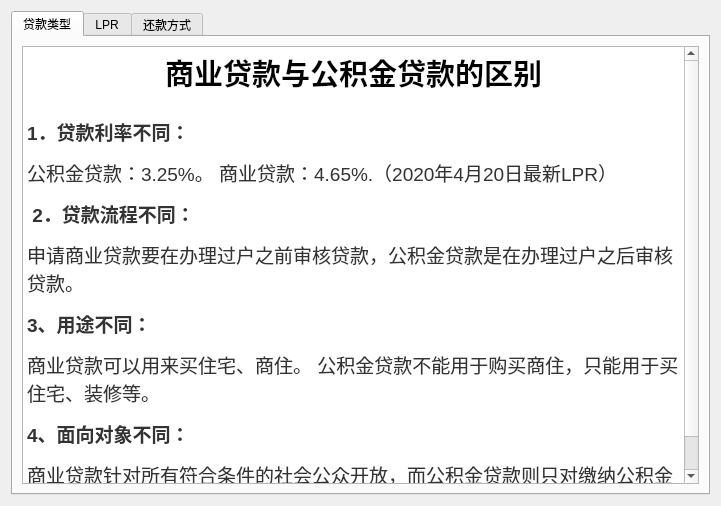
<?xml version="1.0" encoding="UTF-8"?>
<ui version="4.0">
 <class>HelpFrame</class>
 <widget class="QFrame" name="HelpFrame">
  <property name="geometry">
   <rect>
    <x>0</x>
    <y>0</y>
    <width>721</width>
    <height>506</height>
   </rect>
  </property>
  <property name="windowTitle">
   <string>Frame</string>
  </property>
  <layout class="QGridLayout" name="gridLayout">
   <item row="1" column="0">
    <widget class="QTabWidget" name="tabWidget">
     <property name="currentIndex">
      <number>0</number>
     </property>
     <property name="tabBarAutoHide">
      <bool>false</bool>
     </property>
     <widget class="QWidget" name="tab">
      <attribute name="title">
       <string>贷款类型</string>
      </attribute>
      <layout class="QGridLayout" name="gridLayout_2">
       <item row="0" column="0">
        <widget class="QTextBrowser" name="textBrowser">
         <property name="html">
          <string>&lt;!DOCTYPE HTML PUBLIC &quot;-//W3C//DTD HTML 4.0//EN&quot; &quot;http://www.w3.org/TR/REC-html40/strict.dtd&quot;&gt;
&lt;html&gt;&lt;head&gt;&lt;meta name=&quot;qrichtext&quot; content=&quot;1&quot; /&gt;&lt;style type=&quot;text/css&quot;&gt;
p, li { white-space: pre-wrap; }
&lt;/style&gt;&lt;/head&gt;&lt;body style=&quot; font-family:'SimSun'; font-size:9pt; font-weight:400; font-style:normal;&quot;&gt;
&lt;p align=&quot;center&quot; style=&quot; margin-top:0px; margin-bottom:0px; margin-left:0px; margin-right:0px; -qt-block-indent:0; text-indent:0px;&quot;&gt;&lt;span style=&quot; font-size:22pt; font-weight:600;&quot;&gt;商业贷款与公积金贷款的区别&lt;/span&gt;&lt;/p&gt;
&lt;p style=&quot;-qt-paragraph-type:empty; margin-top:0px; margin-bottom:0px; margin-left:0px; margin-right:0px; -qt-block-indent:0; text-indent:0px; font-size:14pt;&quot;&gt;&lt;br /&gt;&lt;/p&gt;
&lt;p style=&quot; margin-top:0px; margin-bottom:0px; margin-left:0px; margin-right:0px; -qt-block-indent:0; text-indent:0px;&quot;&gt;&lt;span style=&quot; font-family:'仿宋'; font-size:14pt; font-weight:600; color:#333333;&quot;&gt;1．贷款利率不同： &lt;/span&gt;&lt;/p&gt;
&lt;p style=&quot; margin-top:12px; margin-bottom:12px; margin-left:0px; margin-right:0px; -qt-block-indent:0; text-indent:0px;&quot;&gt;&lt;span style=&quot; font-family:'仿宋'; font-size:14pt; color:#333333;&quot;&gt;公积金贷款：3.25%。 商业贷款：4.65%.（2020年4月20日最新LPR） &lt;/span&gt;&lt;/p&gt;
&lt;p style=&quot; margin-top:12px; margin-bottom:12px; margin-left:0px; margin-right:0px; -qt-block-indent:0; text-indent:0px;&quot;&gt;&lt;span style=&quot; font-family:'Times New Roman'; font-size:14pt; font-weight:600; color:#333333;&quot;&gt; &lt;/span&gt;&lt;span style=&quot; font-family:'仿宋'; font-size:14pt; font-weight:600; color:#333333;&quot;&gt;2．贷款流程不同：&lt;/span&gt;&lt;span style=&quot; font-size:14pt; font-weight:600;&quot;&gt; &lt;/span&gt;&lt;/p&gt;
&lt;p style=&quot; margin-top:12px; margin-bottom:12px; margin-left:0px; margin-right:0px; -qt-block-indent:0; text-indent:0px;&quot;&gt;&lt;span style=&quot; font-family:'仿宋'; font-size:14pt; color:#333333;&quot;&gt;申请商业贷款要在办理过户之前审核贷款，公积金贷款是在办理过户之后审核贷款。 &lt;/span&gt;&lt;/p&gt;
&lt;p style=&quot; margin-top:12px; margin-bottom:12px; margin-left:0px; margin-right:0px; -qt-block-indent:0; text-indent:0px;&quot;&gt;&lt;span style=&quot; font-family:'仿宋'; font-size:14pt; font-weight:600; color:#333333;&quot;&gt;3、用途不同：&lt;/span&gt;&lt;span style=&quot; font-size:14pt; font-weight:600;&quot;&gt; &lt;/span&gt;&lt;/p&gt;
&lt;p style=&quot; margin-top:12px; margin-bottom:12px; margin-left:0px; margin-right:0px; -qt-block-indent:0; text-indent:0px;&quot;&gt;&lt;span style=&quot; font-family:'仿宋'; font-size:14pt; color:#333333;&quot;&gt;商业贷款可以用来买住宅、商住。 公积金贷款不能用于购买商住，只能用于买住宅、装修等。&lt;/span&gt;&lt;span style=&quot; font-size:14pt;&quot;&gt; &lt;/span&gt;&lt;/p&gt;
&lt;p style=&quot; margin-top:12px; margin-bottom:12px; margin-left:0px; margin-right:0px; -qt-block-indent:0; text-indent:0px;&quot;&gt;&lt;span style=&quot; font-family:'仿宋'; font-size:14pt; font-weight:600; color:#333333;&quot;&gt;4、面向对象不同：&lt;/span&gt;&lt;span style=&quot; font-size:14pt; font-weight:600;&quot;&gt; &lt;/span&gt;&lt;/p&gt;
&lt;p style=&quot; margin-top:12px; margin-bottom:12px; margin-left:0px; margin-right:0px; -qt-block-indent:0; text-indent:0px;&quot;&gt;&lt;span style=&quot; font-family:'仿宋'; font-size:14pt; color:#333333;&quot;&gt;商业贷款针对所有符合条件的社会公众开放，而公积金贷款则只对缴纳公积金的职工开放。&lt;/span&gt;&lt;span style=&quot; font-size:14pt;&quot;&gt; &lt;/span&gt;&lt;/p&gt;&lt;/body&gt;&lt;/html&gt;</string>
         </property>
        </widget>
       </item>
      </layout>
     </widget>
     <widget class="QWidget" name="tab_2">
      <attribute name="title">
       <string>LPR</string>
      </attribute>
      <layout class="QGridLayout" name="gridLayout_3">
       <item row="0" column="0">
        <widget class="QTextBrowser" name="textBrowser_2">
         <property name="html">
          <string>&lt;!DOCTYPE HTML PUBLIC &quot;-//W3C//DTD HTML 4.0//EN&quot; &quot;http://www.w3.org/TR/REC-html40/strict.dtd&quot;&gt;
&lt;html&gt;&lt;head&gt;&lt;meta name=&quot;qrichtext&quot; content=&quot;1&quot; /&gt;&lt;style type=&quot;text/css&quot;&gt;
p, li { white-space: pre-wrap; }
&lt;/style&gt;&lt;/head&gt;&lt;body style=&quot; font-family:'SimSun'; font-size:9pt; font-weight:400; font-style:normal;&quot;&gt;
&lt;p align=&quot;center&quot; style=&quot; margin-top:0px; margin-bottom:0px; margin-left:0px; margin-right:0px; -qt-block-indent:0; text-indent:0px;&quot;&gt;&lt;span style=&quot; font-family:'arial','tahoma','Microsoft Yahei','宋体','sans-serif'; font-size:22pt; color:#000000; background-color:#ffffff;&quot;&gt;贷款市场报价利率（LPR）&lt;/span&gt;&lt;/p&gt;
&lt;p style=&quot;-qt-paragraph-type:empty; margin-top:0px; margin-bottom:0px; margin-left:0px; margin-right:0px; -qt-block-indent:0; text-indent:0px;&quot;&gt;&lt;br /&gt;&lt;/p&gt;
&lt;p style=&quot;-qt-paragraph-type:empty; margin-top:0px; margin-bottom:0px; margin-left:0px; margin-right:0px; -qt-block-indent:0; text-indent:0px; font-family:'Helvetica','Arial','sans-serif'; font-size:12pt; color:#555555;&quot;&gt;&lt;br /&gt;&lt;/p&gt;
&lt;p style=&quot; margin-top:0px; margin-bottom:0px; margin-left:0px; margin-right:0px; -qt-block-indent:0; text-indent:0px;&quot;&gt;&lt;span style=&quot; font-family:'仿宋'; font-size:14pt; color:#333333;&quot;&gt;   从2020年3月1日起，金融机构与存量浮动利率贷款客户就定价基准转换条款进行协商，将原合同约定的利率定价方式转换为以LPR为定价基准加点形成（加点可为负值），加点数值在合同剩余期限内固定不变；也可转换为固定利率。&lt;/span&gt;&lt;span style=&quot; font-size:14pt;&quot;&gt; &lt;/span&gt;&lt;/p&gt;
&lt;p style=&quot;-qt-paragraph-type:empty; margin-top:12px; margin-bottom:12px; margin-left:0px; margin-right:0px; -qt-block-indent:0; text-indent:0px; font-size:14pt;&quot;&gt;&lt;br /&gt;&lt;/p&gt;
&lt;p style=&quot; margin-top:12px; margin-bottom:12px; margin-left:0px; margin-right:0px; -qt-block-indent:0; text-indent:0px;&quot;&gt;&lt;span style=&quot; font-family:'仿宋'; font-size:14pt; color:#333333;&quot;&gt;   也就是说从2020年3月1日起，全部的房贷除已发放的房贷外，都将实行LPR+基点的模式进行贷款，并且LPR利率由央行每月调整一次，所以必须每月关注LPR利率。&lt;/span&gt;&lt;span style=&quot; font-size:14pt;&quot;&gt; &lt;/span&gt;&lt;/p&gt;
&lt;p style=&quot;-qt-paragraph-type:empty; margin-top:0px; margin-bottom:0px; margin-left:0px; margin-right:0px; -qt-block-indent:0; text-indent:0px; font-family:'Helvetica','Arial','sans-serif'; font-size:12pt; color:#555555;&quot;&gt;&lt;br /&gt;&lt;/p&gt;&lt;/body&gt;&lt;/html&gt;</string>
         </property>
        </widget>
       </item>
      </layout>
     </widget>
     <widget class="QWidget" name="tab_3">
      <attribute name="title">
       <string>还款方式</string>
      </attribute>
      <layout class="QGridLayout" name="gridLayout_4">
       <item row="0" column="0">
        <widget class="QTextBrowser" name="textBrowser_3">
         <property name="html">
          <string>&lt;!DOCTYPE HTML PUBLIC &quot;-//W3C//DTD HTML 4.0//EN&quot; &quot;http://www.w3.org/TR/REC-html40/strict.dtd&quot;&gt;
&lt;html&gt;&lt;head&gt;&lt;meta name=&quot;qrichtext&quot; content=&quot;1&quot; /&gt;&lt;style type=&quot;text/css&quot;&gt;
p, li { white-space: pre-wrap; }
&lt;/style&gt;&lt;/head&gt;&lt;body style=&quot; font-family:'SimSun'; font-size:9pt; font-weight:400; font-style:normal;&quot;&gt;
&lt;p align=&quot;center&quot; style=&quot; margin-top:12px; margin-bottom:12px; margin-left:0px; margin-right:0px; -qt-block-indent:0; text-indent:0px;&quot;&gt;&lt;span style=&quot; font-size:22pt; font-weight:600;&quot;&gt;计算方式区别&lt;/span&gt;&lt;/p&gt;
&lt;p style=&quot; margin-top:12px; margin-bottom:12px; margin-left:0px; margin-right:0px; -qt-block-indent:0; text-indent:0px;&quot;&gt;&lt;span style=&quot; font-family:'仿宋'; font-size:12pt; font-weight:600; color:#333333;&quot;&gt;一、等额本息还款：&lt;/span&gt;&lt;span style=&quot; font-family:'仿宋'; font-size:12pt; color:#333333;&quot;&gt;把按揭贷款的本金总额与利息总额相加，然后平均分摊到还款期限的每个月中。作为还款人，每个月还给银行固定金额，但每月还款额中的本金比重逐月递增、利息比重逐月递减。&lt;/span&gt; &lt;span style=&quot; font-family:'仿宋'; font-size:12pt; color:#333333;&quot;&gt;即借款人每月按照固定金额还款。&lt;/span&gt;&lt;/p&gt;
&lt;p style=&quot; margin-top:12px; margin-bottom:12px; margin-left:0px; margin-right:0px; -qt-block-indent:0; text-indent:0px;&quot;&gt;&lt;span style=&quot; font-family:'仿宋'; font-size:12pt; color:#333333;&quot;&gt;计算公式：&lt;/span&gt;&lt;/p&gt;
&lt;p style=&quot; margin-top:12px; margin-bottom:12px; margin-left:0px; margin-right:0px; -qt-block-indent:0; text-indent:0px;&quot;&gt;&lt;span style=&quot; font-family:'仿宋'; font-size:12pt; color:#333333;&quot;&gt;每月还款金额=【贷款本金×月利率×（1+月利率）^还款月数】÷【（1+月利率）^还款月数-1】。&lt;/span&gt; &lt;/p&gt;
&lt;p style=&quot; margin-top:12px; margin-bottom:12px; margin-left:0px; margin-right:0px; -qt-block-indent:0; text-indent:0px;&quot;&gt;&lt;span style=&quot; font-family:'仿宋'; font-size:12pt; font-weight:600; color:#333333;&quot;&gt;二、等额本金还款：&lt;/span&gt;&lt;span style=&quot; font-family:'仿宋'; font-size:12pt; color:#333333;&quot;&gt;将本金分摊到每个月内,同时付清上一交易日至本次还款日之间的利息。这种还款方式相对等额本息而言,总的利息支出较低,但是前期支付的本金和利息较多,还款负担逐月递减。&lt;/span&gt; &lt;span style=&quot; font-family:'仿宋'; font-size:12pt; color:#333333;&quot;&gt;指借款人每月偿还本金不变，利息随着贷款的偿还越来越少。&lt;/span&gt;&lt;/p&gt;
&lt;p style=&quot; margin-top:12px; margin-bottom:12px; margin-left:0px; margin-right:0px; -qt-block-indent:0; text-indent:0px;&quot;&gt;&lt;span style=&quot; font-family:'仿宋'; font-size:12pt; color:#333333;&quot;&gt;计算公式：&lt;/span&gt;&lt;/p&gt;
&lt;p style=&quot; margin-top:12px; margin-bottom:12px; margin-left:0px; margin-right:0px; -qt-block-indent:0; text-indent:0px;&quot;&gt;&lt;span style=&quot; font-family:'仿宋'; font-size:12pt; color:#333333;&quot;&gt;每月还款金额=【贷款本金/还款月数】+【本金-已归还本金累计额】×每月利率。&lt;/span&gt; &lt;/p&gt;&lt;/body&gt;&lt;/html&gt;</string>
         </property>
        </widget>
       </item>
      </layout>
     </widget>
    </widget>
   </item>
  </layout>
 </widget>
 <resources/>
 <connections/>
</ui>
